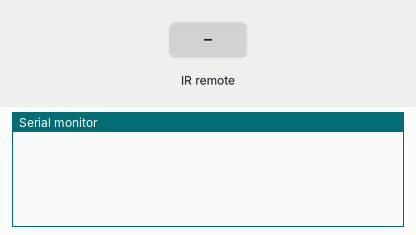
Recording of a sketch running on a simulated Arduino Uno, built with avr-gcc and run on an emulated ATmega328P. Parts: the last lines printed to the serial monitor. Inputs (shaded band) come from the test bench.

Above: at 1.2 s.
1.3 s: infrared code 0xFFA25D received
At 2.5 s:
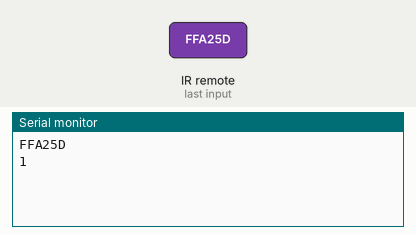
2.8 s: infrared code 0xFF629D received
At 3.7 s:
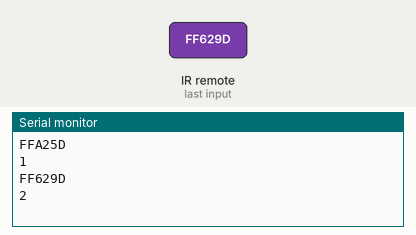
4.3 s: infrared code 0xFFE21D received
At 4.9 s:
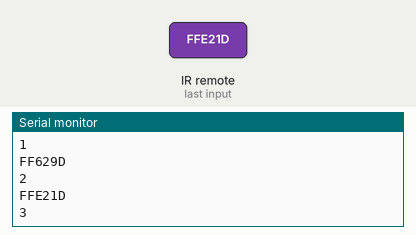
5.8 s: infrared code 0xFF22DD received
At 7.0 s:
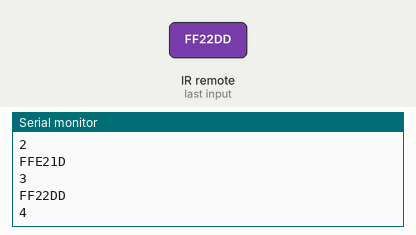
7.3 s: infrared code 0xFF02FD received
At 8.4 s:
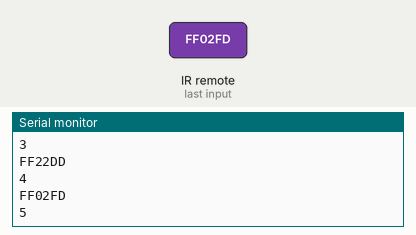
8.8 s: infrared code 0xFFC23D received
At 9.5 s:
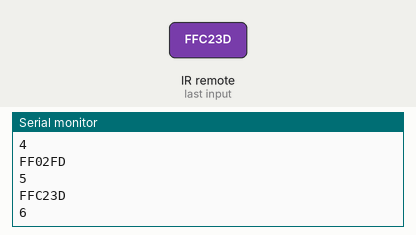
Timing chart, 0 to 11.3 s (numbered marks = the images above; inputs shaded):
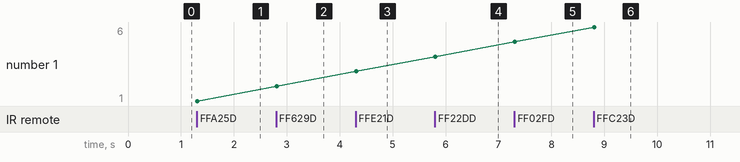

The sketch:

kumanda_v2.ino
```cpp
#include <IRremote.h>
int kumanda = 2;
int sure=500;

decode_results results;
IRrecv irrecv(kumanda);

void setup() {
  // put your setup code here, to run once:
    irrecv.enableIRIn();
    irrecv.blink13(true);
    Serial.begin(9600);
}

void loop() {
  // put your main code here, to run repeatedly:
  if (irrecv.decode(&results)){
        Serial.println(results.value, HEX);
        irrecv.resume();
        if(results.value == 0xFFA25D){
          Serial.println("1");
        }
        if(results.value == 0xFF629D){
          Serial.println("2");
        }
        if(results.value == 0xFFE21D){
          Serial.println("3");
        }
        if(results.value == 0xFF22DD){
          Serial.println("4");
        }
        if(results.value == 0xFF02FD){
          Serial.println("5");
        }
        if(results.value == 0xFFC23D){
          Serial.println("6");
        }
        if(results.value == 0xFFE01F){
          Serial.println("7");
        }
        if(results.value == 0xFFA857){
          Serial.println("8");
        }
        if(results.value == 0xFF906F){
          Serial.println("9");
        }
        if(results.value == 0xFF9867){
          Serial.println("0");
        }

        if(results.value == 0xFF18E7){
          Serial.println("up");
        }
        if(results.value == 0xFF4AB5){
          Serial.println("down");
        }
        if(results.value == 0xFF5AA5){
          Serial.println("right");
        }
        if(results.value == 0xFF10EF){
          Serial.println("left");
        }
  }
}
```

Measured:
- after the input at 1.3 s, the serial monitor: prints a new line at once (image 1)
- after the input at 2.8 s, the serial monitor: prints a new line at once (image 2)
- after the input at 4.3 s, the serial monitor: prints a new line at once (image 3)
- after the input at 5.8 s, the serial monitor: prints a new line at once (image 4)
- after the input at 7.3 s, the serial monitor: prints a new line at once (image 5)
- after the input at 8.8 s, the serial monitor: prints a new line at once (image 6)
- plotted number 1: 1 → 2 after the input at 2.8 s, 2 → 3 after the input at 4.3 s, 3 → 4 after the input at 5.8 s, 4 → 5 after the input at 7.3 s, 5 → 6 after the input at 8.8 s
